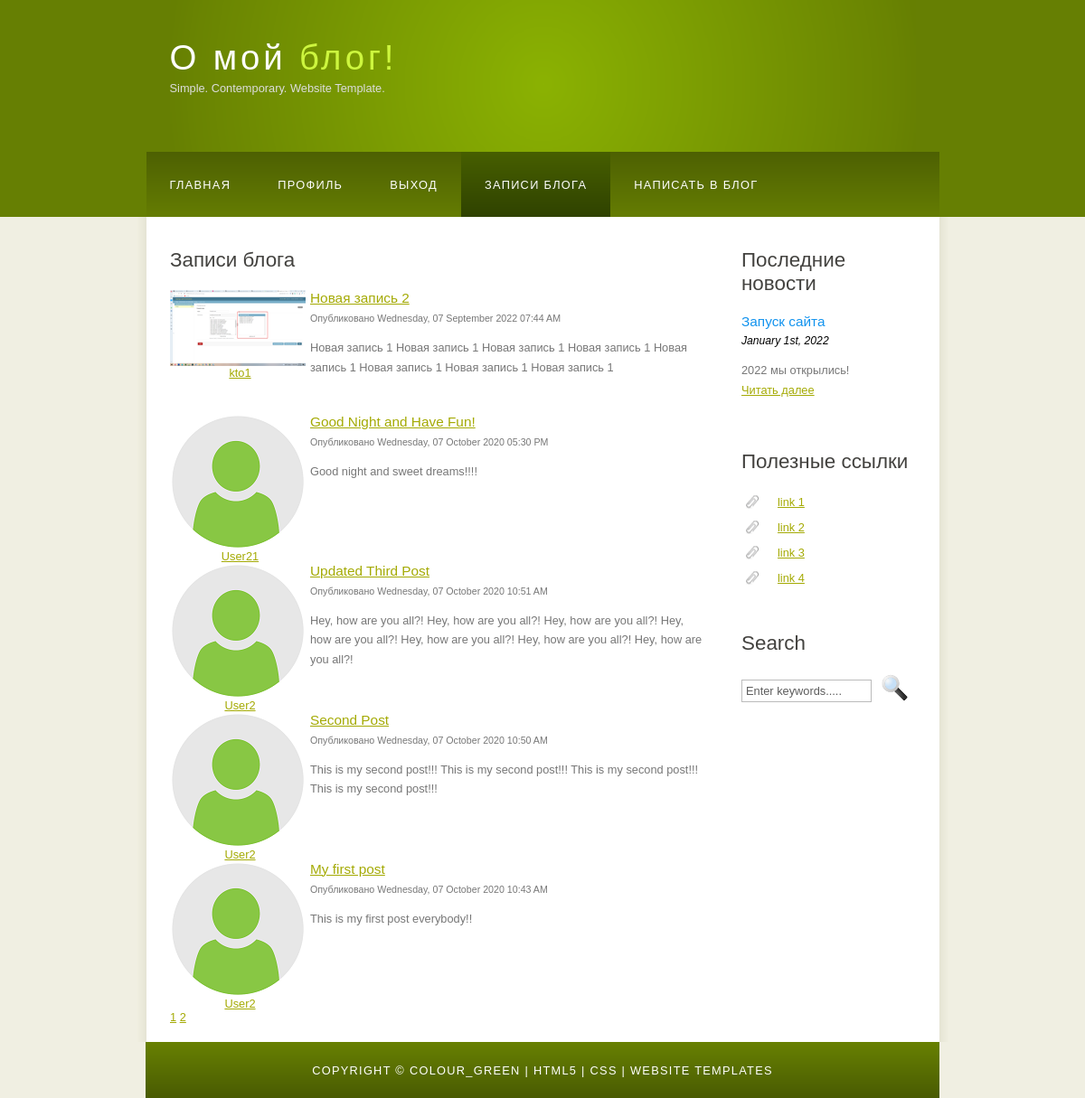
/allposts (signed in), run on the app's committed database.
### flask_blog/models.py (models this page shows, shortened)
class Post(db.Model):
    id = db.Column(db.Integer, primary_key=True)
    title = db.Column(db.String(100), nullable=False)
    date_posted = db.Column(db.DateTime, nullable=False, default=datetime.utcnow)
    content = db.Column(db.Text, nullable=False)
    user_id = db.Column(db.Integer, db.ForeignKey('user.id'), nullable=False)

class User(db.Model, UserMixin):
    id = db.Column(db.Integer, primary_key=True)
    username = db.Column(db.String(20), unique=True, nullable=False)
    email = db.Column(db.String(120), unique=True, nullable=False)
    image_file = db.Column(db.String(120), nullable=False, default='default.png')
    password = db.Column(db.String(60), nullable=False)
    posts = db.relationship('Post', backref='author', lazy=True)

### flask_blog/posts/routes.py (the view)
@posts.route('/allposts')
@login_required
def all_posts():
    page = request.args.get('page', 1, type=int)
    posts = Post.query.order_by(Post.date_posted.desc()).paginate(page=page, per_page=5)
    return render_template('all_posts.html', posts=posts)

### flask_blog/models.py (called while the page is built)
@lm.user_loader
def load_user(user_id):
    return User.query.get(int(user_id))

### flask_blog/templates/all_posts.html
{% extends "base.html" %}
{% block content %}
<div id="content">
    {% if user %}
        <h1>Посты опубликованы пользователем {{ user.username }} ({{ posts.total }})</h1>
    {% else %}
        <h1>Записи блога</h1>
    {% endif %}
    {% for post in posts.items %}
    <div class="container" style="display: flex;">
        <article class="media" style="display: flex; flex-direction: column;">
            <img class="rounded-circle article-img" style="margin-right: 5px;" src="{{ url_for('static', filename='profile_pics/' + post.author.image_file) }}">
            <a href="{{ url_for('users.user_posts', username=post.author.username) }}" id="author"
               style="margin: 0 auto;">{{ post.author.username }}</a>
        </article>
        <div class="card" style="margin-bottom: 20px;">
            <div class="card-body">
                <h4 class="card-title"><a class="title" href="{{ url_for('posts.post', post_id=post.id) }}">{{ post.title }}</a></h4>
                <small>Опубликовано {{ post.date_posted.strftime('%A, %d %B %Y %I:%M %p') }}</small>
                <br>
                <br>
                <p class="card-text">{{ post.content }}</p>
            </div>
        </div>
    </div>
    {% endfor %}
  {% for page_num in posts.iter_pages(left_edge=1, right_edge=1, left_current=1, right_current=2) %}
    {% if page_num %}
      {% if posts.page == page_num %}
        <a class="btn btn-success mb-4" href="{{ url_for('posts.all_posts', page=page_num) }}">{{ page_num }}</a>
      {% else %}
        <a class="btn btn-outline-success mb-4" href="{{ url_for('posts.all_posts', page=page_num) }}">{{ page_num }}</a>
      {% endif %}
    {% else %}
      ...
    {% endif %}
  {% endfor %}
</div>
{% endblock %}

### flask_blog/templates/base.html (shortened to what this page needs)
<!DOCTYPE HTML>
<html>
<head>
    <link rel="stylesheet" type="text/css" href="{{ url_for('static',filename='style/style.css') }}" title="style"/>
</head>
<body>
<div id="main">
    <div id="header">
        <div id="logo">
            <div id="logo_text">
                <h1><a href="/">О мой<span class="logo_colour"> блог!</span></a></h1>
                <h2>Simple. Contemporary. Website Template.</h2>
            </div>
        </div>
        <div id="menubar">
            <ul id="menu">
                <li {% if request.url_rule.endpoint=="main.home" %} class="selected" {% endif %}><a href="{{ url_for('main.home') }}">Главная</a></li>
                {% if current_user.is_authenticated %}
                <li {% if request.url_rule.endpoint=="users.profile" %} class="selected" {% endif %}><a href="{{ url_for('users.profile') }}">Профиль</a></li>
                <li {% if request.url_rule.endpoint=="users.logout" %} class="selected" {% endif %}><a href="{{ url_for('users.logout') }}">Выход</a></li>
                <li {% if request.url_rule.endpoint=="posts.all_posts" %} class="selected" {% endif %}><a href="{{ url_for('posts.all_posts') }}">Записи блога</a></li>
                <li {% if request.url_rule.endpoint=="posts.new_post" %} class="selected" {% endif %}><a href="{{ url_for('posts.new_post') }}">Написать в блог</a></li>
                {% else %}
                <li {% if request.url_rule.endpoint=="users.login" %} class="selected" {% endif %}><a href="{{ url_for('users.login') }}">Вход</a></li>
                <li {% if request.url_rule.endpoint=="users.register" %} class="selected" {% endif %}><a href="{{ url_for('users.register') }}">Регистрация</a></li>
                {% endif %}
            </ul>
        </div>
    </div>
    <div id="site_content">
        <div class="sidebar">
            <h3>Последние новости</h3>
            <h4>Запуск сайта</h4>
            <h5>January 1st, 2022</h5>
            <p>2022 мы открылись!<br/><a
                    href="#">Читать далее</a></p>
            <p></p>
            <h3>Полезные ссылки</h3>
            <ul>
                <li><a href="#">link 1</a></li>
                <li><a href="#">link 2</a></li>
                <li><a href="#">link 3</a></li>
                <li><a href="#">link 4</a></li>
            </ul>
            <h3>Search</h3>
            <form method="post" action="#" id="search_form">
                <p>
                    <input class="search" type="text" name="search_field" value="Enter keywords....."/>
                    <input name="search" type="image" style="border: 0; margin: 0 0 -9px 5px;" src="style/search.png"
                           alt="Search" title="Search"/>
                </p>
            </form>
        </div>
        {% block content %}{% endblock %}
    </div>
    <div id="footer">
        Copyright &copy; colour_green | <a href="http://validator.w3.org/check?uri=referer">HTML5</a> | <a
            href="http://jigsaw.w3.org/css-validator/check/referer">CSS</a> | <a
            href="http://www.html5webtemplates.co.uk">Website templates</a>
    </div>
</div>
</body>
</html>

### flask_blog/static/style/style.css (style rules this page uses)
html { height: 100%; }
* { margin: 0; padding: 0; }
body { font: normal .80em 'trebuchet ms', arial, sans-serif; background: #F0EFE2; color: #777; }
p { padding: 0 0 20px 0; line-height: 1.7em; }
img { border: 0; }
h1, h2, h3, h4, h5, h6 { font: normal 175% 'century gothic', arial, sans-serif; color: #43423F; margin: 0 0 15px 0; padding: 15px 0 5px 0; }
h2 { font: normal 175% 'century gothic', arial, sans-serif; color: #1293EE; }
h4, h5, h6 { margin: 0; padding: 0 0 5px 0; font: normal 120% arial, sans-serif; color: #1293EE; }
h5, h6 { font: italic 95% arial, sans-serif; padding: 0 0 15px 0; color: #000; }
a, a:hover { outline: none; text-decoration: underline; color: #A4AA04; }
ul { margin: 2px 0 22px 17px; }
ul li { list-style-type: circle; margin: 0 0 6px 0; padding: 0 0 4px 5px; }
#main, #logo, #menubar, #site_content, #footer { margin-left: auto; margin-right: auto; }
#header { background: #667F03; height: 240px; }
#logo { width: 825px; position: relative; height: 168px; background: #667F03 url(logo.png) no-repeat; }
#logo #logo_text { position: absolute; top: 20px; left: 0; }
#logo h1, #logo h2 { font: normal 300% 'century gothic', arial, sans-serif; border-bottom: 0; text-transform: none; margin: 0; }
#logo_text h1, #logo_text h1 a, #logo_text h1 a:hover { padding: 22px 0 0 0; color: #FFF; letter-spacing: 0.1em; text-decoration: none; }
#logo_text h1 a .logo_colour { color: #CDF63E; }
#logo_text h2 { font-size: 100%; padding: 4px 0 0 0; color: #DDD; }
#menubar { width: 877px; height: 72px; padding: 0; background: #515D25 url(menu.png) repeat-x; }
ul#menu, ul#menu li { float: left; margin: 0; padding: 0; }
ul#menu li { list-style: none; }
ul#menu li a { letter-spacing: 0.1em; font: normal 100% 'lucida sans unicode', arial, sans-serif; display: block; float: left; height: 37px; padding: 29px 26px 6px 26px; text-align: center; color: #FFF; text-transform: uppercase; text-decoration: none; background: transparent; }
ul#menu li a:hover, ul#menu li.selected a, ul#menu li.selected a:hover { color: #FFF; background: #373F1D url(menu_select.png) repeat-x; }
#site_content { width: 837px; overflow: hidden; margin: 0 auto 0 auto; padding: 20px 24px 20px 37px; background: #FFF url(content.png) repeat-y; }
.sidebar { float: right; width: 190px; padding: 0 15px 20px 15px; }
.sidebar ul { width: 178px; padding: 4px 0 0 0; margin: 4px 0 30px 0; }
.sidebar li { list-style: none; padding: 0 0 7px 0; }
.sidebar li a, .sidebar li a:hover { padding: 0 0 0 40px; display: block; background: transparent url(link.png) no-repeat left center; }
#content { text-align: left; width: 595px; padding: 0; }
#footer { width: 878px; font: normal 100% 'lucida sans unicode', arial, sans-serif; height: 33px; padding: 24px 0 5px 0; text-align: center; background: #29425E url(footer.png) repeat-x; color: #FFF; text-transform: uppercase; letter-spacing: 0.1em; }
#footer a { color: #FFF; text-decoration: none; }
.search { color: #5D5D5D; border: 1px solid #BBB; width: 134px; padding: 4px; font: 100% arial, sans-serif; }

### data on the page
Post: image_file (picture), author.username "kto1", title "Новая запись 2", date_posted "Wednesday, 07 September 2022 07:44 AM", content "Новая запись 1 Новая запись 1 Новая запись 1 Новая запись 1 Новая запись 1 Новая запись 1 Новая запись 1 Новая запись 1"
Post: image_file (picture), author.username "User21", title "Good Night and Have Fun!", date_posted "Wednesday, 07 October 2020 05:30 PM", content "Good night and sweet dreams!!!!"
Post: image_file (placeholder picture), author.username "User2", title "Updated Third Post", date_posted "Wednesday, 07 October 2020 10:51 AM", content "Hey, how are you all?! Hey, how are you all?! Hey, how are you all?! Hey, how are you all?! Hey, how are you all?! Hey, how are you all?! Hey, how are you all?!"
Post: image_file (placeholder picture), author.username "User2", title "Second Post", date_posted "Wednesday, 07 October 2020 10:50 AM", content "This is my second post!!! This is my second post!!! This is my second post!!! This is my second post!!!"
Post: image_file (placeholder picture), author.username "User2", title "My first post", date_posted "Wednesday, 07 October 2020 10:43 AM", content "This is my first post everybody!!"

### other printed values
{{ page_num }} "1"
{{ page_num }} "2"
